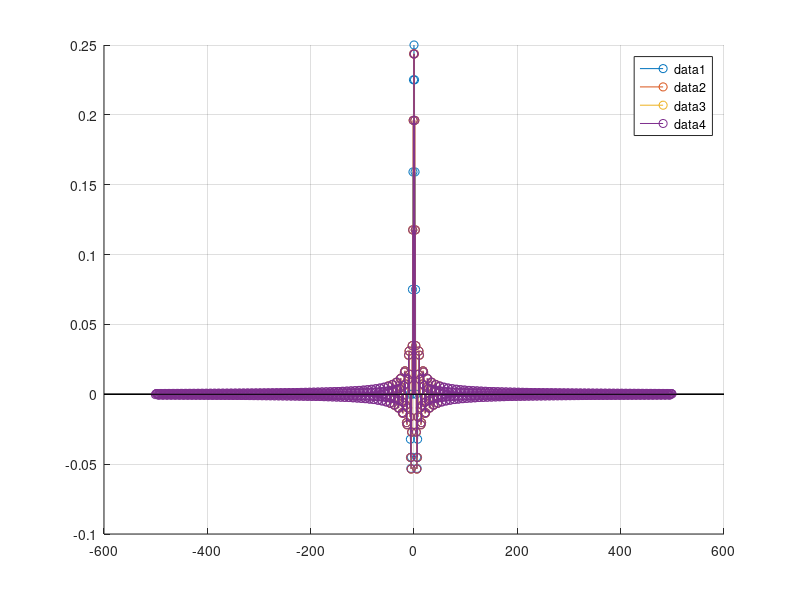
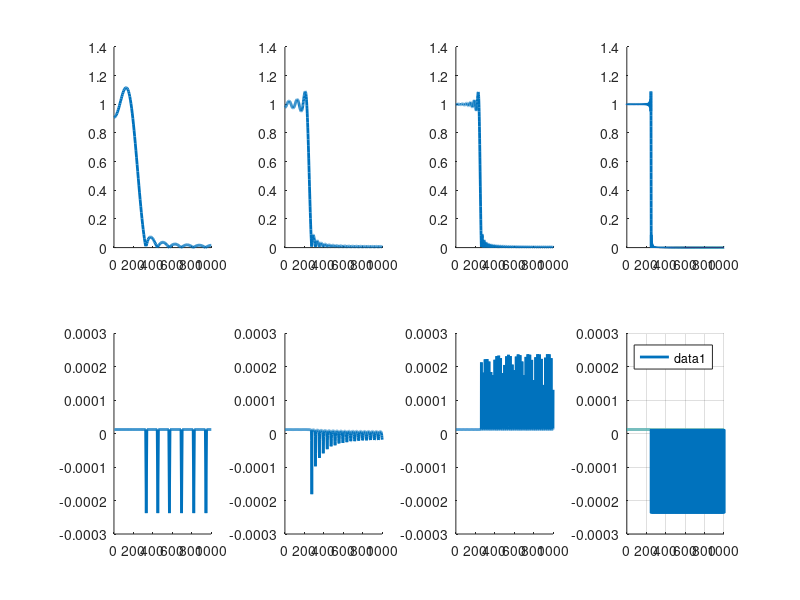

These charts were generated, in order, by the following MATLAB code:
clc; clear; 
% Paramètres du filtre
Fc = 250; % Fréquence de coupure en Hz
Fe = 2000; % Fréquence d'échantillonnage en Hz
wc = 2*pi*Fc/Fe; % Fréquence normalisée


% Différentes valeurs de N
N_values = [16, 51, 101,1001];
% N_values = [50];
colors = ['r', 'g', 'b', 'k']; % Couleurs pour chaque courbe

figure(1); clf;hold on;
for i = 1:length(N_values)
    N = N_values(i);
    n=-N/2:N/2-1;
    h=2*Fc/Fe*sinc(2*n*Fc/Fe);
    stem(n, h);
end

legend
grid on;
hold off;

figure(2); clf;
for i = 1:length(N_values)
    N = N_values(i);
    NB = N*20;
    if mod(N,2)==0
        n=-N/2:N/2-1;
    else
        n=-(N-1)/2:(N-1)/2-1;
    end
    h=2*Fc/Fe*sinc(2*n*Fc/Fe);
    H = fft(h, NB);
        wc = linspace(0, 1, NB);
        f=wc*Fe;
    subplot(2,length(N_values),i);hold on;
        plot(f, abs(H),'linewidth',2);
        xlim([0,Fe/2]);
    subplot(2,length(N_values),i+length(N_values));hold on;
        % plot(f, unwrap(angle(H)));xlim([0,Fe/2]);
        plot(f(2:end), -diff(unwrap(angle(H)))/(2*pi*Fe),'linewidth',2);ylim([-3,3]*1e-4);
        xlim([0,Fe/2]);
end

legend
grid on;
hold off;
